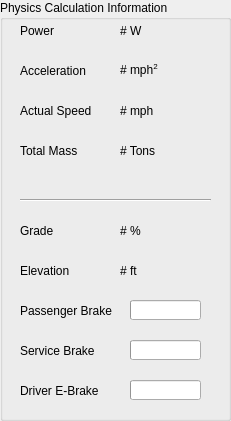
   <widget class="QGroupBox" name="phyGroup">
    <property name="geometry">
     <rect>
      <x>180</x>
      <y>0</y>
      <width>231</width>
      <height>421</height>
     </rect>
    </property>
    <property name="title">
     <string>Physics Calculation Information</string>
    </property>
    <widget class="QLabel" name="dBrakeLabel">
     <property name="geometry">
      <rect>
       <x>20</x>
       <y>370</y>
       <width>101</width>
       <height>41</height>
      </rect>
     </property>
     <property name="frameShape">
      <enum>QFrame::NoFrame</enum>
     </property>
     <property name="text">
      <string>Driver E-Brake</string>
     </property>
    </widget>
    <widget class="QLabel" name="powerLabel">
     <property name="geometry">
      <rect>
       <x>20</x>
       <y>10</y>
       <width>101</width>
       <height>41</height>
      </rect>
     </property>
     <property name="frameShape">
      <enum>QFrame::NoFrame</enum>
     </property>
     <property name="text">
      <string>Power</string>
     </property>
    </widget>
    <widget class="QLabel" name="elevValue">
     <property name="geometry">
      <rect>
       <x>120</x>
       <y>250</y>
       <width>101</width>
       <height>41</height>
      </rect>
     </property>
     <property name="frameShape">
      <enum>QFrame::NoFrame</enum>
     </property>
     <property name="text">
      <string># ft</string>
     </property>
    </widget>
    <widget class="QLabel" name="elevLabel">
     <property name="geometry">
      <rect>
       <x>20</x>
       <y>250</y>
       <width>101</width>
       <height>41</height>
      </rect>
     </property>
     <property name="frameShape">
      <enum>QFrame::NoFrame</enum>
     </property>
     <property name="text">
      <string>Elevation</string>
     </property>
    </widget>
    <widget class="QProgressBar" name="dBrakeValue">
     <property name="geometry">
      <rect>
       <x>130</x>
       <y>380</y>
       <width>71</width>
       <height>20</height>
      </rect>
     </property>
     <property name="value">
      <number>0</number>
     </property>
     <property name="textVisible">
      <bool>false</bool>
     </property>
    </widget>
    <widget class="QProgressBar" name="sBrakeValue">
     <property name="geometry">
      <rect>
       <x>130</x>
       <y>340</y>
       <width>71</width>
       <height>20</height>
      </rect>
     </property>
     <property name="value">
      <number>0</number>
     </property>
     <property name="textVisible">
      <bool>false</bool>
     </property>
    </widget>
    <widget class="QLabel" name="accLabel">
     <property name="geometry">
      <rect>
       <x>20</x>
       <y>50</y>
       <width>101</width>
       <height>41</height>
      </rect>
     </property>
     <property name="frameShape">
      <enum>QFrame::NoFrame</enum>
     </property>
     <property name="text">
      <string>Acceleration</string>
     </property>
    </widget>
    <widget class="QLabel" name="totMassValue">
     <property name="geometry">
      <rect>
       <x>120</x>
       <y>130</y>
       <width>101</width>
       <height>41</height>
      </rect>
     </property>
     <property name="frameShape">
      <enum>QFrame::NoFrame</enum>
     </property>
     <property name="text">
      <string># Tons</string>
     </property>
    </widget>
    <widget class="QLabel" name="powerValue">
     <property name="geometry">
      <rect>
       <x>120</x>
       <y>10</y>
       <width>101</width>
       <height>41</height>
      </rect>
     </property>
     <property name="frameShape">
      <enum>QFrame::NoFrame</enum>
     </property>
     <property name="text">
      <string># W</string>
     </property>
    </widget>
    <widget class="QLabel" name="speedValue">
     <property name="geometry">
      <rect>
       <x>120</x>
       <y>90</y>
       <width>101</width>
       <height>41</height>
      </rect>
     </property>
     <property name="frameShape">
      <enum>QFrame::NoFrame</enum>
     </property>
     <property name="text">
      <string># mph</string>
     </property>
    </widget>
    <widget class="QProgressBar" name="pBrakeValue">
     <property name="geometry">
      <rect>
       <x>130</x>
       <y>300</y>
       <width>71</width>
       <height>20</height>
      </rect>
     </property>
     <property name="value">
      <number>0</number>
     </property>
     <property name="textVisible">
      <bool>false</bool>
     </property>
    </widget>
    <widget class="QLabel" name="pBrakeLabel">
     <property name="geometry">
      <rect>
       <x>20</x>
       <y>290</y>
       <width>101</width>
       <height>41</height>
      </rect>
     </property>
     <property name="frameShape">
      <enum>QFrame::NoFrame</enum>
     </property>
     <property name="text">
      <string>Passenger Brake</string>
     </property>
    </widget>
    <widget class="QLabel" name="gradeValue">
     <property name="geometry">
      <rect>
       <x>120</x>
       <y>210</y>
       <width>101</width>
       <height>41</height>
      </rect>
     </property>
     <property name="frameShape">
      <enum>QFrame::NoFrame</enum>
     </property>
     <property name="text">
      <string># %</string>
     </property>
    </widget>
    <widget class="QLabel" name="accValue">
     <property name="geometry">
      <rect>
       <x>120</x>
       <y>50</y>
       <width>101</width>
       <height>41</height>
      </rect>
     </property>
     <property name="frameShape">
      <enum>QFrame::NoFrame</enum>
     </property>
     <property name="text">
      <string># mph&lt;sup&gt;2</string>
     </property>
    </widget>
    <widget class="QLabel" name="speedLabel">
     <property name="geometry">
      <rect>
       <x>20</x>
       <y>90</y>
       <width>101</width>
       <height>41</height>
      </rect>
     </property>
     <property name="frameShape">
      <enum>QFrame::NoFrame</enum>
     </property>
     <property name="text">
      <string>Actual Speed</string>
     </property>
    </widget>
    <widget class="QLabel" name="sBrakeLabel">
     <property name="geometry">
      <rect>
       <x>20</x>
       <y>330</y>
       <width>101</width>
       <height>41</height>
      </rect>
     </property>
     <property name="frameShape">
      <enum>QFrame::NoFrame</enum>
     </property>
     <property name="text">
      <string>Service Brake</string>
     </property>
    </widget>
    <widget class="QLabel" name="gradeLabel">
     <property name="geometry">
      <rect>
       <x>20</x>
       <y>210</y>
       <width>101</width>
       <height>41</height>
      </rect>
     </property>
     <property name="frameShape">
      <enum>QFrame::NoFrame</enum>
     </property>
     <property name="text">
      <string>Grade</string>
     </property>
    </widget>
    <widget class="QLabel" name="totMassLabel">
     <property name="geometry">
      <rect>
       <x>20</x>
       <y>130</y>
       <width>101</width>
       <height>41</height>
      </rect>
     </property>
     <property name="frameShape">
      <enum>QFrame::NoFrame</enum>
     </property>
     <property name="text">
      <string>Total Mass</string>
     </property>
    </widget>
    <widget class="Line" name="sepLine">
     <property name="geometry">
      <rect>
       <x>20</x>
       <y>190</y>
       <width>191</width>
       <height>20</height>
      </rect>
     </property>
     <property name="frameShadow">
      <enum>QFrame::Sunken</enum>
     </property>
     <property name="orientation">
      <enum>Qt::Horizontal</enum>
     </property>
    </widget>
   </widget>
